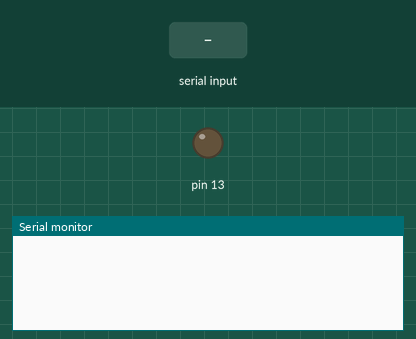
Recording of a sketch running on a simulated Arduino Uno, built with avr-gcc and run on an emulated ATmega328P. Parts: output pins drawn as LEDs (lit = HIGH), the last lines printed to the serial monitor. The inputs (shaded band) are chosen by the test bench.

Above: at 1.2 s.
1.3 s: "RESET\n" received over Serial
At 2.7 s:
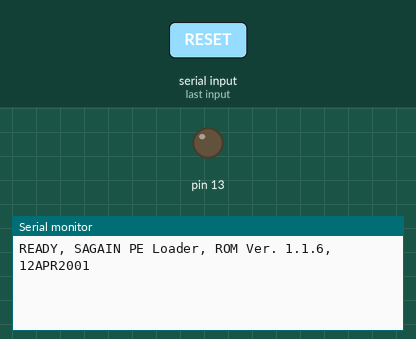
3.3 s: byte 10 ('\n') received over Serial
At 3.7 s:
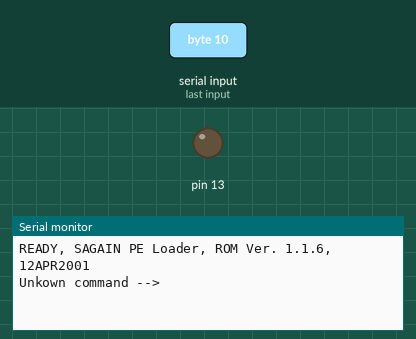
4.8 s: "GRIPPER OPEN\n" received over Serial
At 6.5 s:
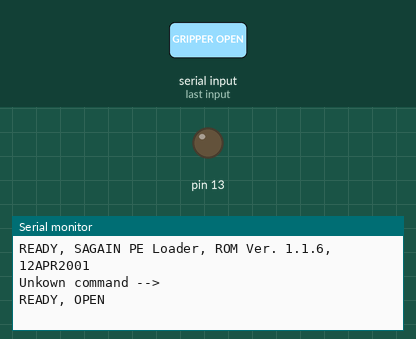
6.8 s: "GRIPPER CLOSED\n" received over Serial
At 8.2 s:
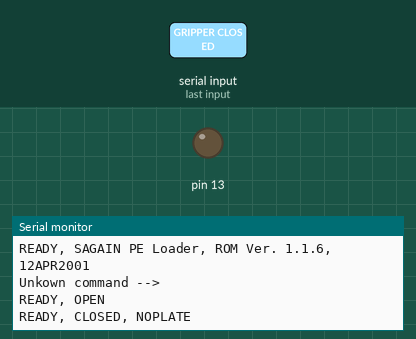

The sketch:

FakePlateLoader.ino
```cpp
String inputString = "";      // a String to hold incoming data
bool stringComplete = false;  // whether the string is complete

void setup() {
  // initialize serial:
  Serial.begin(19200);
  // reserve 200 bytes for the inputString:
  inputString.reserve(200);
  pinMode(13,OUTPUT);
}

void loop() {
  // print the string when a newline arrives:
  if (stringComplete) {
    if (inputString.equals("RESET")){
      delay(500);
      Serial.println("READY, SAGAIN PE Loader, ROM Ver. 1.1.6, 12APR2001");
    } else if (inputString.startsWith("MOVE")){
      delay(3000);
      Serial.println("READY");
      } else if (inputString.equals("GRIPPER OPEN")){
      delay(500);
      Serial.println("READY, OPEN");
      } else if (inputString.equals("GRIPPER CLOSED")){
      delay(500);
      Serial.println("READY, CLOSED, NOPLATE");
      } else if (inputString.equals("Z-AXIS EXTEND")){
      delay(500);
      Serial.println("READY, EXTENDED");
      } else if (inputString.equals("Z-AXIS RETRACT")){
      delay(500);
      Serial.println("READY, RETRACTED");
    } else {
      Serial.print("Unkown command --> ");
      Serial.println(inputString);
    }
    inputString = "";
    stringComplete = false;
  }
}

/*
  SerialEvent occurs whenever a new data comes in the hardware serial RX. This
  routine is run between each time loop() runs, so using delay inside loop can
  delay response. Multiple bytes of data may be available.
*/
void serialEvent() {
  while (Serial.available()) {
    // get the new byte:
    char inChar = (char)Serial.read();
    // add it to the inputString:

    // if the incoming character is a newline, set a flag so the main loop can
    // do something about it:
    if (inChar == '\n') {
      stringComplete = true;
    } else {
        inputString += inChar;
    }
  }
}
```

Measured:
- after the input at 1.3 s, the serial monitor: prints a new line after 0.50 s (image 1)
- after the input at 3.3 s, the serial monitor: prints a new line at once (image 2)
- after the input at 4.8 s, the serial monitor: prints a new line after 0.51 s (image 3)
- after the input at 6.8 s, the serial monitor: prints a new line after 0.51 s (image 4)
